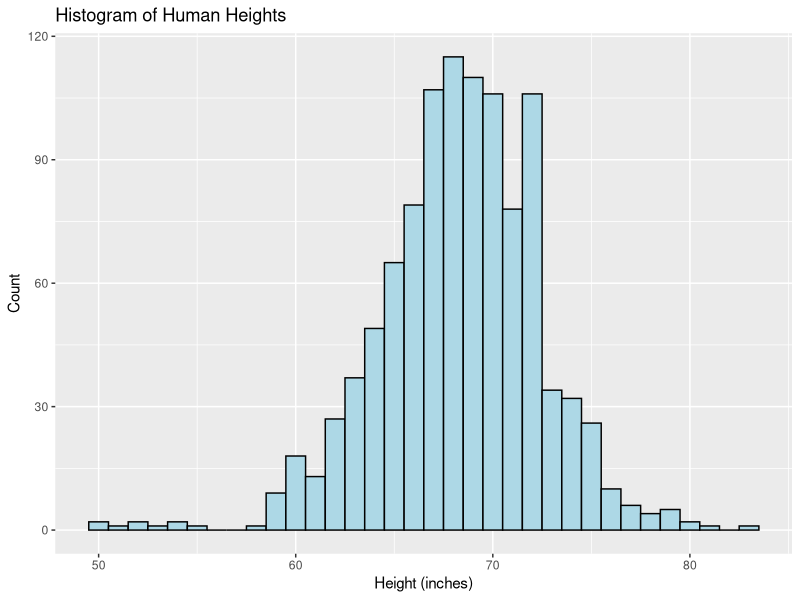
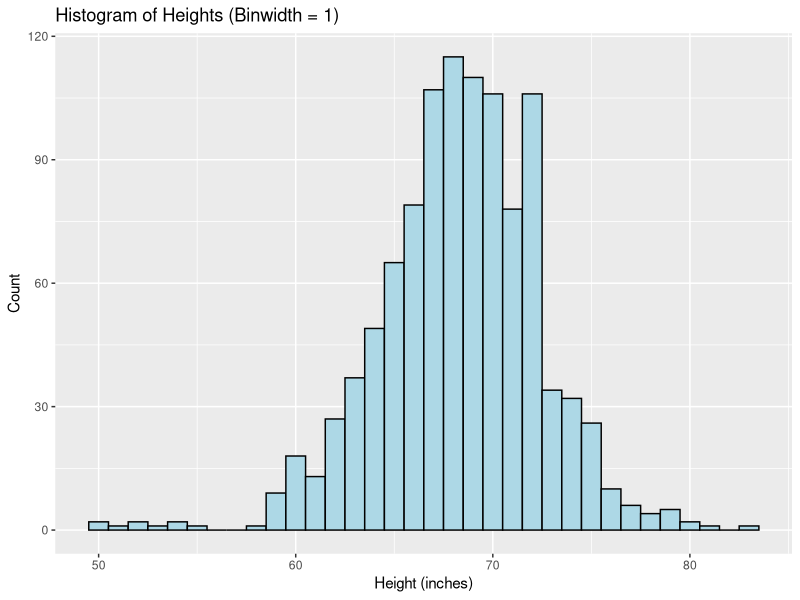
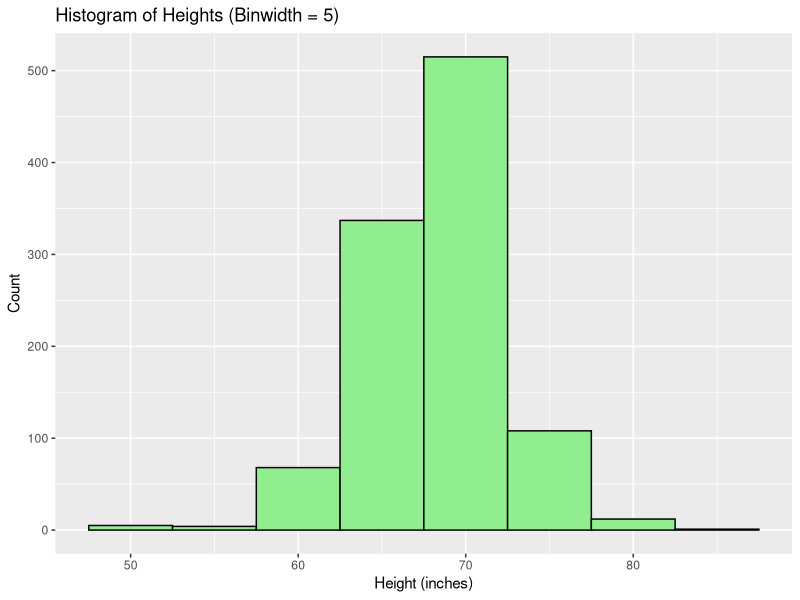
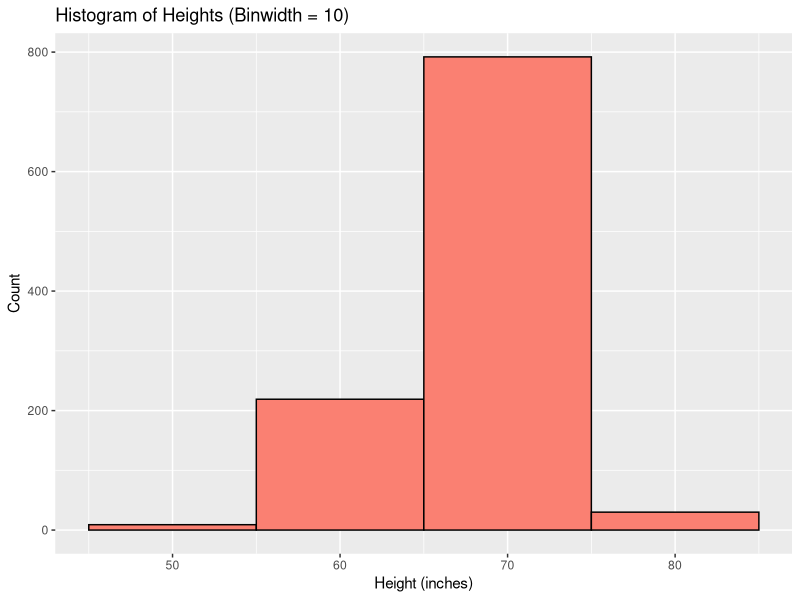
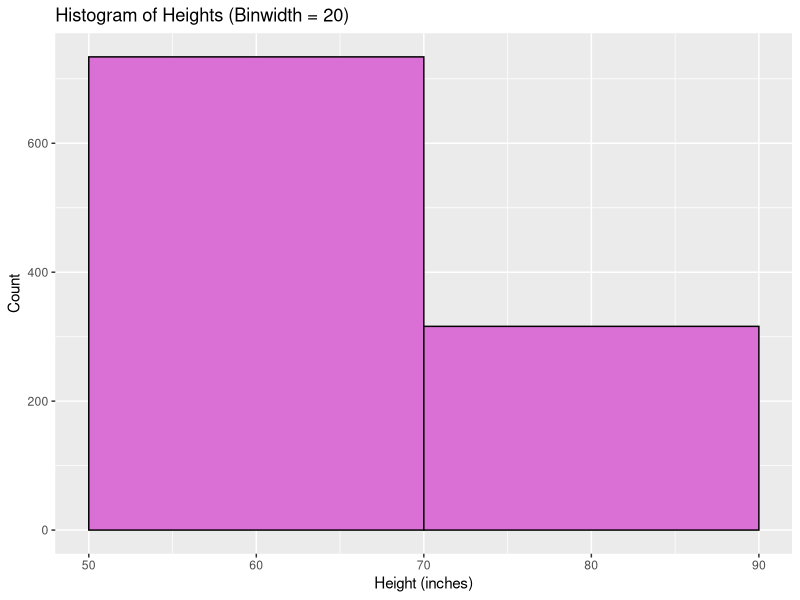
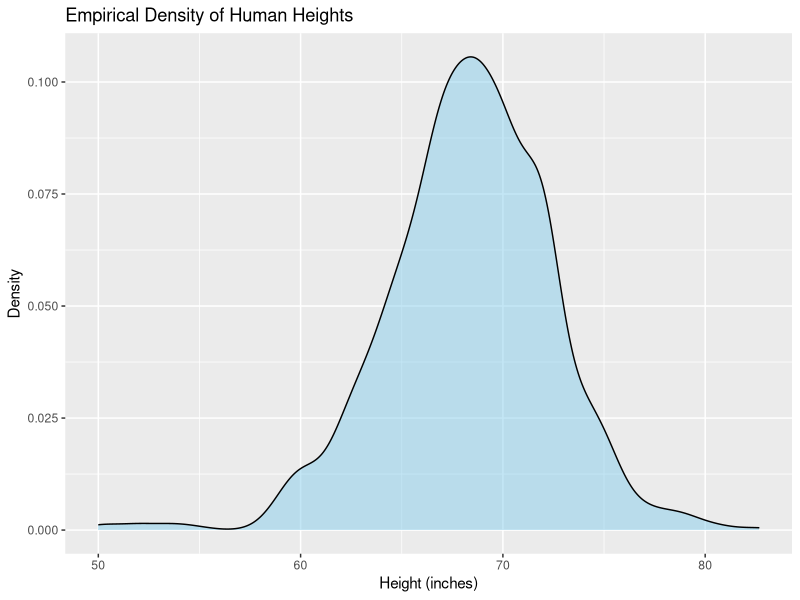
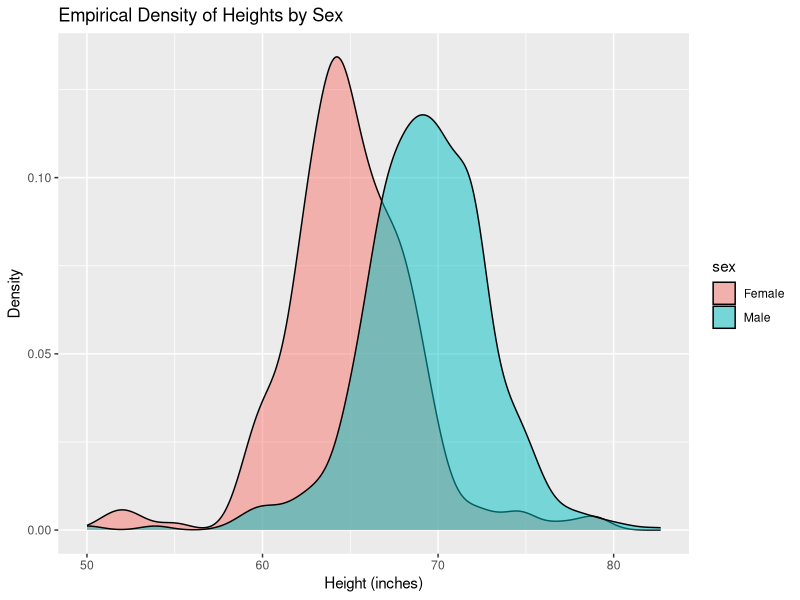
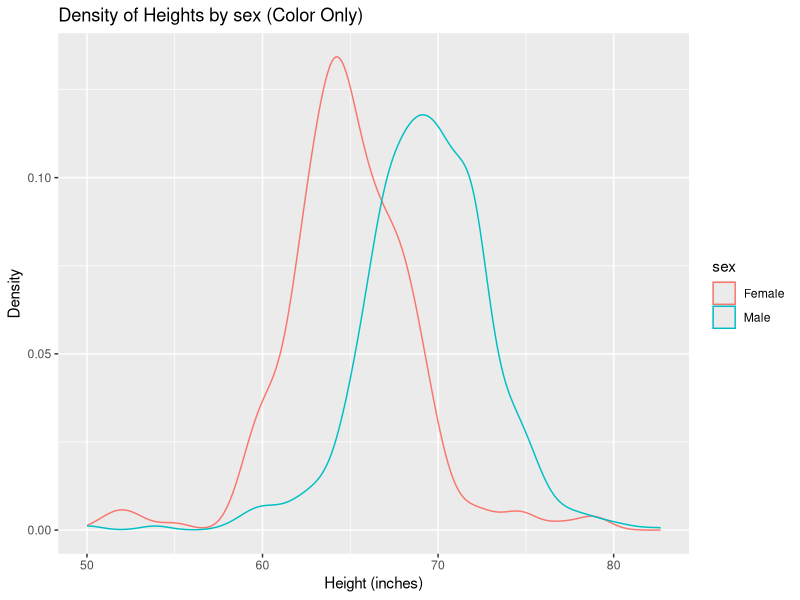

Recreate these plots in R, in order.
## ---- chunk 1
knitr::opts_chunk$set(echo = TRUE)
library(tidyverse)
## ---- chunk 2
#install.packages("dslabs")
library(dslabs) 
data(heights)
glimpse(heights)
## ---- chunk 3
ggplot(heights, aes(x = height)) +
  geom_histogram(binwidth = 1, color = "black", fill = "lightblue") +
  labs(title = "Histogram of Human Heights",
       x = "Height (inches)",
       y = "Count")

## ---- chunk 4

# 1
ggplot(heights, aes(x = height)) +
  geom_histogram(binwidth = 1, color = "black", fill = "lightblue") +
  labs(title = "Histogram of Heights (Binwidth = 1)",
       x = "Height (inches)",
       y = "Count")

#  5
ggplot(heights, aes(x = height)) +
  geom_histogram(binwidth = 5, color = "black", fill = "lightgreen") +
  labs(title = "Histogram of Heights (Binwidth = 5)",
       x = "Height (inches)",
       y = "Count")

#  10
ggplot(heights, aes(x = height)) +
  geom_histogram(binwidth = 10, color = "black", fill = "salmon") +
  labs(title = "Histogram of Heights (Binwidth = 10)",
       x = "Height (inches)",
       y = "Count")

#  20
ggplot(heights, aes(x = height)) +
  geom_histogram(binwidth = 20, color = "black", fill = "orchid") +
  labs(title = "Histogram of Heights (Binwidth = 20)",
       x = "Height (inches)",
       y = "Count")

## ---- chunk 5
ggplot(heights, aes(x = height)) +
  geom_density(fill = "skyblue", alpha = 0.5) +
  labs(title = "Empirical Density of Human Heights",
       x = "Height (inches)",
       y = "Density")
## ---- chunk 6
ggplot(heights, aes(x = height, group = sex, fill = sex)) +
  geom_density(alpha = 0.5) +
  labs(title = "Empirical Density of Heights by Sex",
       x = "Height (inches)",
       y = "Density")
## ---- chunk 7
#color 

ggplot(heights, aes(x = height, color = sex)) +
  geom_density() +
  labs(title = "Density of Heights by sex (Color Only)",
       x = "Height (inches)",
       y = "Density")

#fill

ggplot(heights, aes(x = height, fill = sex)) +
  geom_density(alpha = 0.5) +
  labs(title = "Density of Heights by Sex (Filled)",
       x = "Height (inches)",
       y = "Density")


## ---- chunk 8
ggplot(heights, aes(x = height, fill = sex)) +
  geom_density(alpha = 0.5) +
  labs(title = "Density of Heights by Sex (With Transparency)",
       x = "Height (inches)",
       y = "Density")

## ---- chunk 9
ggplot(heights, aes(x = sex, y = height, fill = sex)) +
  geom_boxplot(alpha = 0.5) +
  labs(title = "Boxplot of Heights by Sex",
       x = "Sex",
       y = "Height (inches)")

## ---- chunk 10
mean_height <- mean(heights$height)
median_height <- median(heights$height)

mean_height
median_height
## ---- chunk 11
heights %>%
  group_by(sex) %>%
  summarize(
    mean_height = mean(height),
    median_height = median(height),
    count = n()
  )

## ---- chunk 12
# Tallest woman
heights %>%
  filter(sex == "Female") %>%
  summarize(tallest_woman = max(height))

# Shortest man
heights %>%
  filter(sex == "Male") %>%
  summarize(shortest_man = min(height))

## ---- chunk 13
# install.packages("pscl")
library(pscl) # loads in the package that has this data. 
## You might need to install this...

# data for presidental elections
votedata <-  presidentialElections
glimpse(votedata)
## ---- chunk 14
votedata <- presidentialElections


data(presidentialElections)


votedata_2000 <- presidentialElections %>%
  filter(year == 2000)


ggplot(votedata_2000, aes(x = reorder(state, demVote), y = demVote)) +
  geom_col(fill = "blue", alpha = 0.7) +
  coord_flip() +
  labs(title = "Democratic Vote Share by State (2000 Election)",
       x = "State",
       y = "Democratic Vote Share (%)")


## ---- chunk 15

votedata_2000 <- presidentialElections %>%
  filter(year == 2000)


ggplot(votedata_2000, aes(x = reorder(state, demVote), y = demVote)) +
  geom_col(fill = "blue", alpha = 0.7) +
  coord_flip() +
  labs(title = "Democratic Vote Share by State (2000 Election)",
       x = "State",
       y = "Democratic Vote Share (%)")

## ---- chunk 16

ggplot(votedata_2000, aes(x = reorder(state, demVote), y = demVote)) +
  geom_col(fill = "blue", alpha = 0.7) +
  coord_flip() +
  labs(title = "Ordered Democratic Vote Share by State (2000 Election)",
       x = "State",
       y = "Democratic Vote Share (%)")


## ---- chunk 17
ggplot(votedata_2000, aes(x = reorder(state, demVote), y = demVote)) +
  geom_col() +
  coord_flip() +
  facet_wrap(~south) +
  labs(title = "Democratic Vote Share by State (2000) - Faceted by North vs South",
       x = "State",
       y = "Democratic Vote Share (%)")

## ---- chunk 18
ggplot(votedata_2000, aes(x = reorder(state, demVote), y = demVote, fill = south)) +
  geom_col() +
  coord_flip() +
  labs(title = "Democratic Vote Share by State (2000)",
       x = "State",
       y = "Democratic Vote Share (%)")

## ---- chunk 19
votedata_subset <- presidentialElections %>%
  filter(year %in% c(2008, 2016))

ggplot(votedata_subset, aes(x = reorder(state, demVote), y = demVote, fill = south)) +
  geom_col() +
  coord_flip() +
  facet_wrap(~year) +
  labs(
    title = "Democratic Vote Share by State (2008 vs 2016)",
    subtitle = "Faceted by Year, Colored by Southern vs Non-Southern States",
    x = "State",
    y = "Democratic Vote Share (%)",
    fill = "Southern State"
  ) +
  theme(legend.position = "bottom")


## ---- chunk 20
ggplot(votedata_subset, aes(x = reorder(state, demVote), y = demVote, fill = south)) +
  geom_col() +
  geom_hline(yintercept = 50, linetype = "dashed", color = "red", size = 1) +  # <--- adds the 50% line
  coord_flip() +
  facet_wrap(~year) +
  labs(
    title = "Democratic Vote Share by State (2008 vs 2016)",
    subtitle = "Dashed Red Line Indicates 50% Majority Threshold",
    x = "State",
    y = "Democratic Vote Share (%)",
    fill = "Southern State"
  ) +
  theme(legend.position = "bottom")

## ---- chunk 21
library(maps)
votedata$state <- tolower(votedata$state)  ## states need to be lowercase for linking

states_map <- map_data("state") ## this gives us the lat and long for each point of each state.
  
map_plot <-  ggplot(data =  votedata %>% filter(year == 2008), aes(map_id = state)) +
    geom_map(aes(fill = demVote), map = states_map) +
    expand_limits(x = states_map$long, y = states_map$lat)
map_plot  
## ---- chunk 22
map_plot <-  ggplot(data =  votedata %>% filter(year == 2016), aes(map_id = state)) +
  geom_map(aes(fill = demVote), map = states_map)+
  expand_limits(x = states_map$long, y = states_map$lat)
map_plot  
## ---- chunk 23
map_plot <- ggplot(data = votedata %>% filter(year == 2016), aes(map_id = state)) +
  geom_map(aes(fill = south), map = states_map) +
  expand_limits(x = states_map$long, y = states_map$lat)
map_plot


## ---- chunk 24
votedata %>%
  group_by(south, year) %>%
  summarize(avg_dem_vote = mean(demVote), .groups = 'drop')

## ---- chunk 25
votedata %>%
  group_by(south, year) %>%
  summarize(avg_dem_vote = mean(demVote), .groups = 'drop') %>%
  ggplot(aes(x = year, y = avg_dem_vote, color = south)) +
  geom_line(size = 1.2) +
  labs(
    title = "Average Democratic Vote by Region Over Time",
    x = "Year",
    y = "Average Democratic Vote (%)",
    color = "Southern State"
  ) +
  theme_minimal()

## ---- chunk 26
library(palmerpenguins)
glimpse(penguins)
## ---- chunk 27
ggplot(penguins, aes(x = species, y = body_mass_g)) +
  geom_boxplot() +
  labs(
    title = "Penguin Body Mass by Species",
    x = "Species",
    y = "Body Mass (g)"
  )

## ---- chunk 28
ggplot(penguins, aes(x = species, y = body_mass_g)) +
  geom_boxplot() +
  geom_point(alpha = 0.5) +   # alpha for slight transparency
  labs(
    title = "Penguin Body Mass by Species with Points",
    x = "Species",
    y = "Body Mass (g)"
  )


## ---- chunk 29
ggplot(penguins, aes(x = species, y = body_mass_g)) +
  geom_boxplot() +
  geom_jitter(alpha = 0.5, width = 0.2) +  # jitter spreads points horizontally
  labs(
    title = "Penguin Body Mass by Species with Jittered Points",
    x = "Species",
    y = "Body Mass (g)"
  )


## ---- chunk 30

ggplot(penguins, aes(x = species, y = body_mass_g)) +
  geom_jitter(alpha = 0.5, width = 0.2) +  # draw points first
  geom_boxplot(alpha = 0.7) +              # draw boxplots on top
  labs(
    title = "Penguin Body Mass by Species",
    subtitle = "Boxplots Overlaid on Jittered Points",
    x = "Species",
    y = "Body Mass (g)"
  )


## ---- chunk 31

ggplot(penguins, aes(x = species, y = body_mass_g)) +
  geom_jitter(alpha = 0.5, width = 0.2) +  # points first
  geom_violin(alpha = 0.7) +               # violin on top
  labs(
    title = "Penguin Body Mass by Species",
    subtitle = "Violin Plot with Jittered Points",
    x = "Species",
    y = "Body Mass (g)"
  )


## ---- chunk 32

penguins %>%
  group_by(species, sex) %>%
  count()
## ---- chunk 33
penguins %>%
  group_by(island) %>%
  summarize(avg_mass = mean(body_mass_g, na.rm = TRUE))

## ---- chunk 34
penguins %>%
  group_by(sex) %>%
  summarize(avg_bill_length = mean(bill_length_mm, na.rm = TRUE))

## ---- chunk 35
ggplot(penguins %>% filter(sex == "female"), aes(x = bill_length_mm, y = bill_depth_mm)) +
  geom_point() +
  labs(
    title = "Bill Length vs Bill Depth (Female Penguins Only)",
    x = "Bill Length (mm)",
    y = "Bill Depth (mm)"
  )

## ---- chunk 36
ggplot(penguins, aes(x = flipper_length_mm, y = body_mass_g, color = species)) +
  geom_point() +
  facet_wrap(~island) +
  labs(
    title = "Flipper Length vs Body Mass",
    subtitle = "Faceted by Island and Colored by Species",
    x = "Flipper Length (mm)",
    y = "Body Mass (g)",
    color = "Species"
  )

## ---- chunk 37
ggplot(penguins, aes(x = flipper_length_mm, color = sex)) +
  geom_density() +
  labs(
    title = "Density Plot of Flipper Length",
    x = "Flipper Length (mm)",
    y = "Density",
    color = "Sex"
  )

## ---- chunk 38

ggplot(penguins, aes(x = body_mass_g, color = factor(year))) +
  geom_density() +
  labs(
    title = "Density Plot of Body Mass by Year",
    x = "Body Mass (g)",
    y = "Density",
    color = "Year"
  )
